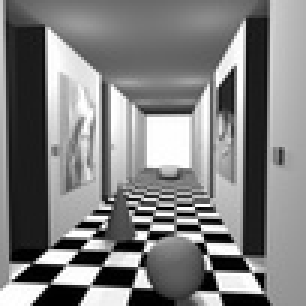
%> input picture corridorl.jpg, 102 x 102 px, shrunk from 256 x 256 before the run (shown 3 times larger)
$ octave disparity_map_estimation.m   (GNU Octave 9; MATLAB toolbox functions it lacks are replaced by stand-ins)
%> lines starting %> are read from the running program, lines starting %| are printed output that depends on the picture
### disparity_mapping.m
function map_result = disparity_mapping(Pl, Pr, t_height, t_width)

[P_height, P_width] = size(Pl);
map_result = ones(P_height, P_width);

t_height_center = idivide(t_height,int32(2));
t_width_center = idivide(t_width, int32(2));

% define search constraint to small values of disparity (<15).
s_limit = 14;

% Iterate through all pixels in Pl
for y = t_height_center+1 : P_height-t_height_center
    for x = t_width_center+1 : P_width-t_width_center
        % Extract image patch T region around the pixel
        T = Pr(y-t_height_center : y+t_height_center, x-t_width_center : x+t_width_center);
        T_flipped = rot90(T,2);
        % Extract template region of image I around the pixel
        I = Pl(y-t_height_center : y+t_height_center, max(x-s_limit,t_width_center)  : min(x+s_limit,P_width));
        % Compute SSD using the alternative approach
        S = conv2(I.^2, ones(t_height, t_width), 'same') ... % 1st part
            + sum(sum(T_flipped.^2)) ...   % 2nd part
            - 2*conv2(I, T_flipped, 'same'); %3rd part
        % Use `find` function to get the indices (relative x-coord) of
        % minimum SSD within the specified search range
        xr = find(S(t_width_center+1, :) == min(S(t_width_center+1, :)), 1);
        % Get the disparity value, which in our case is how far our point
        % from (x-s_limit: x+s_limit) to midpoint indices
        map_result(y, x) = idivide(size(S,2),int8(2))-xr;
    end
end

### disparity_map_estimation.m
%% 3.2 Disparity Map Estimation
%% A. Disparity map algorithm (Implemented in disparity_mapping.m)

% This is done in disparity_mapping.m file

%% B. Load stereo pair images and convert to grayscale

Pc_left = imread('corridorl.jpg');
%> Pc_left is the input picture: size 102x102x3 uint8; min 0, max 255, mean 127.8
P_left = rgb2gray(Pc_left);
Pc_right = imread('corridorr.jpg');
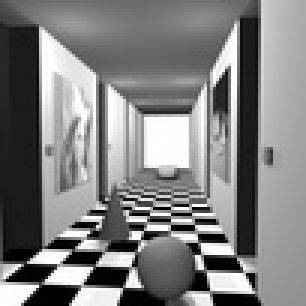
%> input picture corridorr.jpg, 102 x 102 px, shrunk from 256 x 256 before the run (shown 3 times larger)
%> Pc_right is the input picture: size 102x102x3 uint8; min 0, max 255, mean 128
P_right = rgb2gray(Pc_right);
figure;
imshowpair(P_left, P_right, 'montage');
title('Stereo pair images');

%% C. Obtain a disparity map D, and see the result
D = disparity_mapping(im2double(P_left), im2double(P_right), 11, 11);
%> after the loop in disparity_mapping, `for y = t_height_center+1 : P_height-t_height_center`:
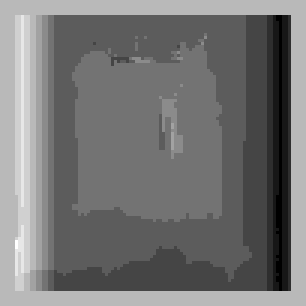
%> map_result: size 102x102 double (shown 3 times larger); min -7, max 4, mean -1.92; drawn with min black and max white
% D = disparity_mapping(P_left, P_right);
figure;
imshow(-D, [-15 15]);
title('Disparity image result');
P_disp = imread('corridor_disp.jpg');
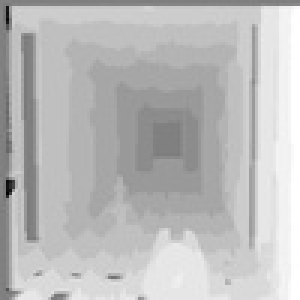
%> input picture corridor_disp.jpg, 100 x 100 px, shrunk from 251 x 251 before the run (shown 3 times larger)
%> P_disp is the input picture: size 100x100 uint8; min 0, max 255, mean 187.4
figure;
imshow(P_disp);
title('Base disparity image');

%% D. Rerun algorithm on the real images of 'triclops-i2l.jpg' and 'triclops-i2r.jpg'

Ptc_left = imread('triclops-i2l.jpg');
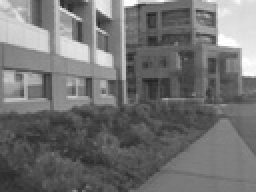
%> input picture triclops-i2l.jpg, 128 x 96 px, shrunk from 320 x 240 before the run (shown 2 times larger)
%> Ptc_left is the input picture: size 96x128x3 uint8; min 30, max 255, mean 114
Pt_left = rgb2gray(Ptc_left);
Ptc_right = imread('triclops-i2r.jpg');
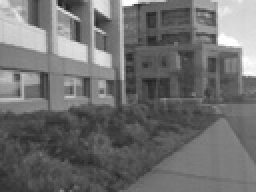
%> input picture triclops-i2r.jpg, 128 x 96 px, shrunk from 320 x 240 before the run (shown 2 times larger)
%> Ptc_right is the input picture: size 96x128x3 uint8; min 33, max 255, mean 110.9
Pt_right = rgb2gray(Ptc_right);

figure;
imshowpair(Pt_left, Pt_right, 'montage');
title('Stereo pair images');

D = disparity_mapping(im2double(Pt_left), im2double(Pt_right), 11, 11);
%> call 2 of disparity_mapping, with t_height = 11, t_width = 11
%> after the loop in disparity_mapping (call 2), `for y = t_height_center+1 : P_height-t_height_center`:
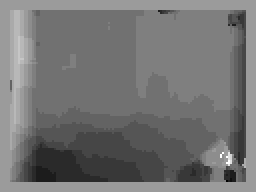
%> map_result: size 96x128 double (shown 2 times larger); min -10, max 8, mean -1.85; drawn with min black and max white
figure;
imshow(-D, [-15 15]);
title('Disparity image result');
Pt_disp = imread('triclops-id.jpg');
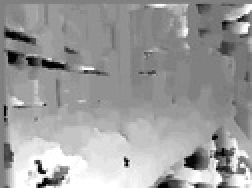
%> input picture triclops-id.jpg, 126 x 94 px, shrunk from 315 x 235 before the run (shown 2 times larger)
%> Pt_disp is the input picture: size 94x126 uint8; min 0, max 255, mean 156.5
figure;
imshow(Pt_disp);
title('Base disparity image');
